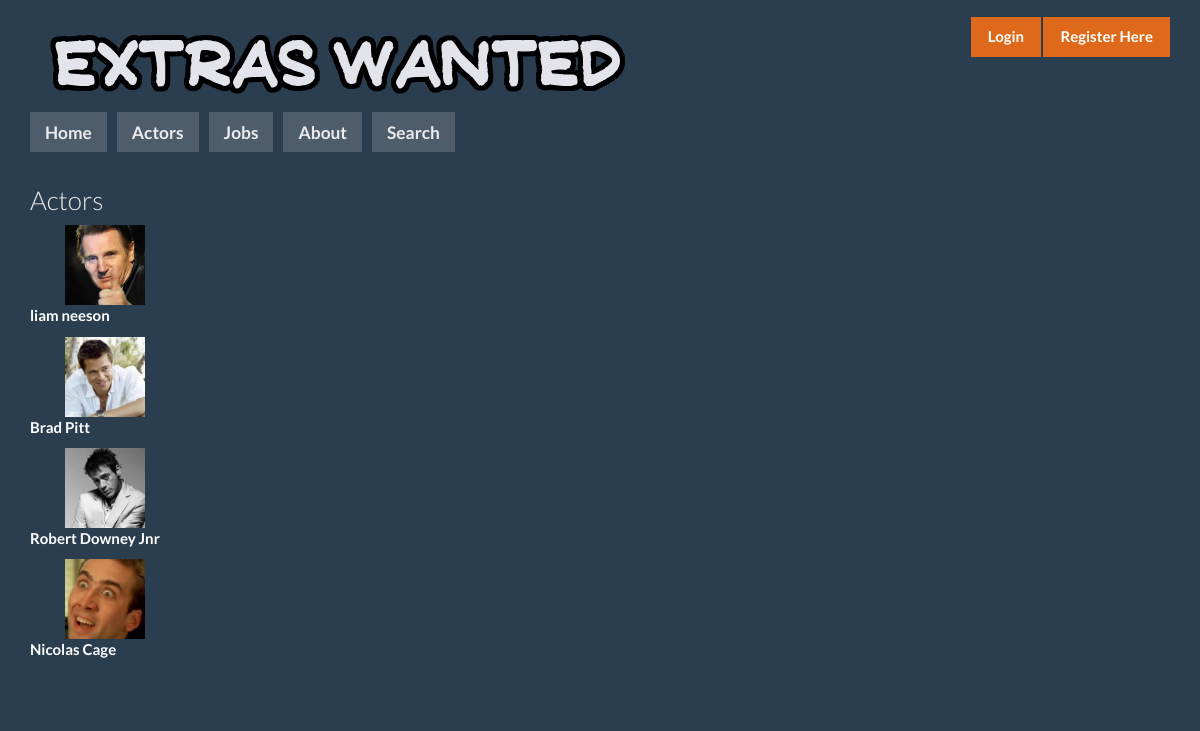
The page /extras/actors/ on the database as committed earlier.
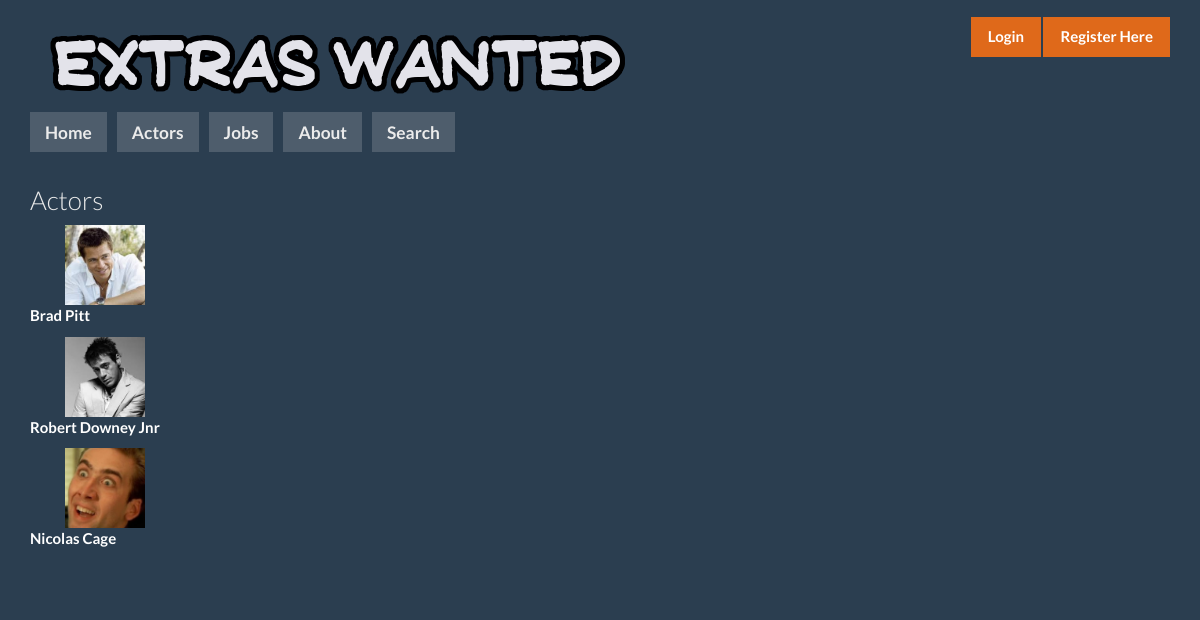
The same page on the database as committed later.
### extras/models.py (models this page shows, shortened)
class Actor(models.Model):
    user = models.OneToOneField(User)  # Treating username as unique for now
    picture = models.ImageField(upload_to='static/', blank=True)
    HAIR_COLOURS = (
        ('0', 'None'), ('1', 'Brown'), ('2', 'Black'), ('3', 'Red'), ('4', 'Blonde'), ('5', 'Grey'), ('6', 'Other'))
    EYE_COLOURS = (
        ('0', 'Blue'), ('1', 'Brown'), ('2', 'Green'), ('3', 'Red'), ('4', 'Grey'), ('5', 'Hazel'), ('6', 'Other'))
    GENDER = (('m', 'Male'), ('f', 'Female'), ('o', 'Other'))
    country = models.CharField(max_length=128)
    dateOfBirth = models.CharField(max_length=128)
    weight = models.IntegerField(max_length=128)
    height = models.IntegerField(max_length=128)
    hairColour = models.CharField(max_length=1, choices=HAIR_COLOURS)
    eyeColour = models.CharField(max_length=1, choices=EYE_COLOURS)
    gender = models.CharField(max_length=1, choices=GENDER)
    rating = models.CharField(max_length=128)

### extras/views.py (the view)
def actors(request):
    context = RequestContext(request)
    actors_list = Actor.objects.order_by('-user')
    context_dict = {'actors': actors_list}
    for actor in context_dict['actors']:
        actor.url = encode_url(actor.user.username)
    return render_to_response('extras/actors.html', context_dict, context)

### extras/views.py (called while the page is built)
def encode_url(name):
    return name.replace(' ', '_')

### templates/extras/actors.html (shortened to what this page needs)
{% extends 'extras/template.html' %}
{% block body_block %}
	  <h3>Actors</h3>
	  {% if actors %}
	  <ul class="latest">
		{% for actor in actors %}
		    <li>
			<img src="{{ STATIC_PATH }}/{{ actor.picture }}" alt="Actor thumbnail" />
			<a href="/extras/actor/{{ actor.url }}">{{ actor.user.get_full_name }}
		</a></li>
		{% endfor %}
   	</ul>
	 {% else %}
	  There are no actors present.
	  {% endif %}
	  <br /><br />
{% endblock %}

Rows that differ between the two databases and show on the page:
removed Actor: picture (picture), user.get_full_name "liam neeson"
